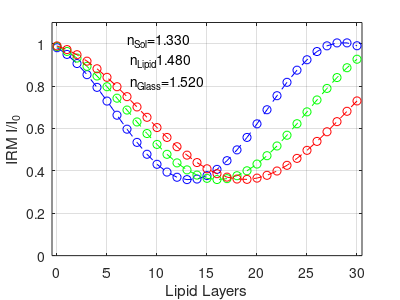
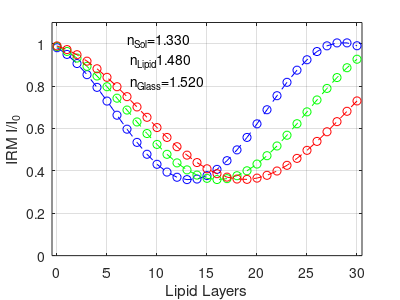
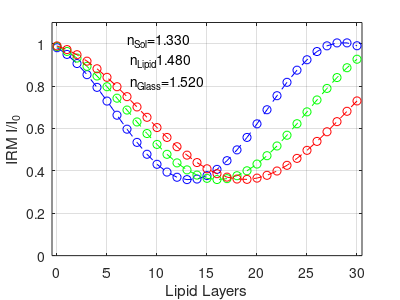

These charts were generated, in order, by the following MATLAB code:
%% II: Bulk Simulation, Base Adlayer
clear; clc;

%IRM Light Wavelength
lambda1 = 450e-9;
lambda2 = 532e-9; 
lambda3 = 610e-9;

%Refractive Indices
n0 = 1.52; %Substrate refractive index
n1 = 1.48; %Lipid bilayer refractive index - DOPC
n2 = 1.33; %PBS top solution and water adlayer refractive index

%Distances and Wavelength
m = 0:30;
npoint=max(size(m));
d1 = 5e-9; %Lipid bilayer thickness
d2 = 1e-9; %Adlayer thickness
%Fresnel Reflectance Coefficients
r02 = (n0-n2)/(n0+n2); %Substrate to adlayer
r12 = (n1-n2)/(n1+n2); %Bilayer to top solution
r21 = -r12; %Adlayer to bilayer

%Fresnel Transmittance Coefficients
t02 = 2*n0/(n0+n2);  %Substrate to adlayer
t21 = 2*n2/(n1+n2); %Adlayer to bilayer
t12 = 2*n1/(n1+n2); %Bilayer to top solution

%Transfer Matrices between layers
M02 = [1,r02;r02,1]/t02; %Substrate to adlayer
M21 = [1,r21;r21,1]/t21; %Adlayer to bilayer
M12 = [1,r12;r12,1]/t12; %Bilayer to top solution

%Transfer Matrices within layers - 450 nm
phi1_l1 = 2*pi*n1*d1/lambda1; %Bilayer
M1_l1 = [exp(1i*phi1_l1),0;0,exp(-1*1i*phi1_l1)]; %Bilayer
phi2_l1 = 2*pi*n2*d2/lambda1; %Adlayer
M2_l1 = [exp(1i*phi2_l1),0;0,exp(-1*1i*phi2_l1)]; %Adlayer

%Transfer Matrices within layers - 532 nm
phi1_l2 = 2*pi*n1*d1/lambda2; %Bilayer
M1_l2 = [exp(1i*phi1_l2),0;0,exp(-1*1i*phi1_l2)]; %Bilayer
phi2_l2 = 2*pi*n2*d2/lambda2; %Adlayer
M2_l2 = [exp(1i*phi2_l2),0;0,exp(-1*1i*phi2_l2)]; %Adlayer

%Transfer Matrices within layers - 610 nm
phi1_l3 = 2*pi*n1*d1/lambda3; %Bilayer
M1_l3 = [exp(1i*phi1_l3),0;0,exp(-1*1i*phi1_l3)]; %Bilayer
phi2_l3 = 2*pi*n2*d2/lambda3; %Adlayer
M2_l3 = [exp(1i*phi2_l3),0;0,exp(-1*1i*phi2_l3)]; %Adlayer

%Light Pathway: m02 - m2 - m21 - j(m1) - m12
for j=1:npoint
	M_l1 = M02*M2_l1*M21*[(M1_l1)^j]*M12;
	r_l1(j)=M_l1(2,1)/M_l1(1,1);
    t_l1(j)=1/M_l1(1,1);
	
	M_l2 = M02*M2_l2*M21*[(M1_l2)^j]*M12;
	r_l2(j)=M_l2(2,1)/M_l2(1,1);
    t_l2(j)=1/M_l2(1,1);
	
	M_l3 = M02*M2_l3*M21*[(M1_l3)^j]*M12;
	r_l3(j)=M_l3(2,1)/M_l3(1,1);
    t_l3(j)=1/M_l3(1,1);
end
for k=1:npoint
        R_l1(k)=norm(r_l1(k))^2;
        T_l1(k)=norm(t_l1(k))^2*n2/n0;
		
		R_l2(k)=norm(r_l2(k))^2;
        T_l2(k)=norm(t_l2(k))^2*n2/n0;
		
		R_l3(k)=norm(r_l3(k))^2;
        T_l3(k)=norm(t_l3(k))^2*n2/n0;
end

Rbg=(((n0-n2)./(n0+n2)).^2);
CIRM_l1=R_l1./Rbg;
CIRM_l2=R_l2./Rbg;
CIRM_l3=R_l3./Rbg;


%Creating the graph
figure(2);
plot(m,CIRM_l1,'b--o')
hold on 
plot(m,CIRM_l2,'g--o')
plot(m,CIRM_l3,'r--o')
hold off
xlabel('Lipid Layers')
ylabel('IRM I/I_0')
grid on;
ylim([0,1.1])
xlim([min(m)-0.5,max(m)+0.5])
textct=sprintf('n_S_o_l=%4.3f\n n_L_i_p_i_d%4.3f\n n_G_l_a_s_s=%4.3f\n',n2,n1,n0);
% text('Position',[20 1 0]);
% text(min(xlim())+0.6*(max(xlim())-min(xlim())),0.8*min(ylim())+0.2*(max(ylim())-min(ylim())),textct);
text(7,0.9,textct);

set(gcf,'PaperUnits','inches','PaperPosition',[0 0 4 3])
opfnhead=sprintf('nSol=%4.2f,nLipid=%4.2f, wavelength=%4.1fnm, HeadTailNoAdlayer',n2,n1,lambda1*1e9);
print([opfnhead,'.png'],'-dpng');
dlmwrite([opfnhead,'.dat'],[m,CIRM_l1],'\t');
I_glass=4000;
Mimg=I_glass*ones(1024,1024);
Mimg(212:812,212:812)=I_glass*CIRM_l1(2);
Mimg(412:612,412:612)=I_glass*CIRM_l1(3);
imwrite(uint16(Mimg),[opfnhead,'.tif']);

opfnhead=sprintf('nSol=%4.2f,nLipid=%4.2f, wavelength=%4.1fnm, HeadTailNoAdlayer',n2,n1,lambda2*1e9);
print([opfnhead,'.png'],'-dpng');
dlmwrite([opfnhead,'.dat'],[m,CIRM_l2],'\t');
I_glass=4000;
Mimg=I_glass*ones(1024,1024);
Mimg(212:812,212:812)=I_glass*CIRM_l2(2);
Mimg(412:612,412:612)=I_glass*CIRM_l2(3);
imwrite(uint16(Mimg),[opfnhead,'.tif']);

opfnhead=sprintf('nSol=%4.2f,nLipid=%4.2f, wavelength=%4.1fnm, HeadTailNoAdlayer',n2,n1,lambda3*1e9);
print([opfnhead,'.png'],'-dpng');
dlmwrite([opfnhead,'.dat'],[m,CIRM_l3],'\t');
I_glass=4000;
Mimg=I_glass*ones(1024,1024);
Mimg(212:812,212:812)=I_glass*CIRM_l3(2);
Mimg(412:612,412:612)=I_glass*CIRM_l3(3);
imwrite(uint16(Mimg),[opfnhead,'.tif']);
